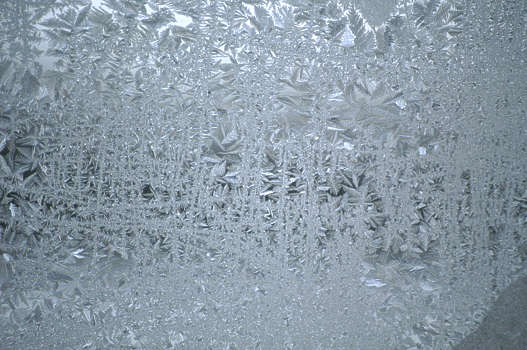
#> input picture src/data_creation/augmentation/frost/frost4.jpg, 527 x 350 px
$ python -i geometry.py   (imports and definitions only)
#> lines starting #> are read from the running program, lines starting #| are printed output that depends on the picture
#> further down, picture is the input picture: PIL image 527x350 RGB; mean R, G, B 137.6, 152.8, 165.2

import cv2
import numpy as np
from PIL import Image, ImageOps

'''
    PIL resize (W,H)
    Torch resize is (H,W)
'''
class Shrink:
    # [71 lines left out: functions __init__, __call__, not called in this run]


class Rotate:
    def __init__(self, square_side=224):
        self.side = square_side

    def __call__(self, img, iscurve=False, mag=-1, prob=1.):
#> called with iscurve = False, mag = -1, prob = 1
        if np.random.uniform(0,1) > prob:
            return img

        W, H = img.size
#> W = 527; H = 350

        if H!=self.side or W!=self.side:
            img = img.resize((self.side, self.side), Image.BICUBIC)
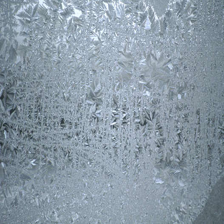
#> img: PIL image 224x224 RGB; mean R, G, B 137.6, 152.8, 165.2

        b = [20., 40, 60]
        if mag<0 or mag>=len(b):
            index = 1
        else:
            index = mag
        rotate_angle = b[index]

        angle = np.random.uniform(rotate_angle-20, rotate_angle)
        if np.random.uniform(0, 1) < 0.5:
            angle = -angle

        #angle = np.random.normal(loc=0., scale=rotate_angle)
        #angle = min(angle, 2*rotate_angle)
        #angle = max(angle, -2*rotate_angle)

        expand = False if iscurve else True
        img = img.rotate(angle=angle, resample=Image.BICUBIC, expand=expand)
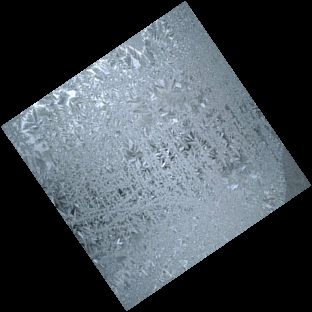
#> img: PIL image 312x312 RGB; mean R, G, B 70.7, 78.5, 84.9
        img = img.resize((W, H), Image.BICUBIC)
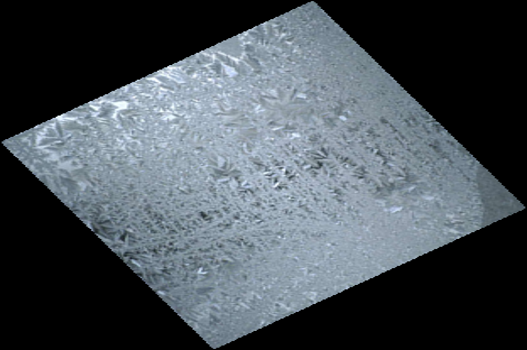
#> img: PIL image 527x350 RGB; mean R, G, B 70.7, 78.5, 84.9

        return img

class Perspective:
    def __init__(self):
        pass

    # [32 lines left out: function __call__, not called in this run]


class Flip:
    def __init__(self):
        pass

    def __call__(self, img, mag=-1):
        img = img.transpose(Image.FLIP_LEFT_RIGHT)
        return img


class TranslateX:
    def __init__(self):
        pass

    # [16 lines left out: function __call__, not called in this run]


class TranslateY:
    def __init__(self):
        pass

    # [16 lines left out: function __call__, not called in this run]


class TranslateXAbs:
    def __init__(self):
        pass

    # [9 lines left out: function __call__, not called in this run]


class TranslateYAbs:
    def __init__(self):
        pass

    # [9 lines left out: function __call__, not called in this run]

>>> from PIL import Image
>>> picture = Image.open('frost/frost4.jpg')
>>> result = Rotate()(picture)

$ run again, on src/data_creation/augmentation/frost/frost5.jpg
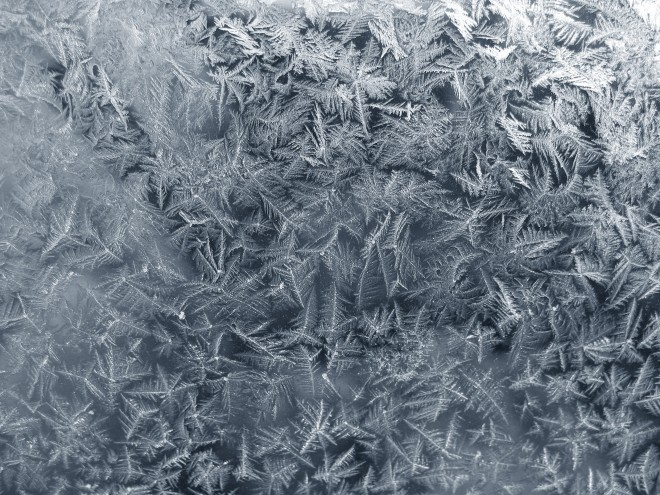
#> input picture src/data_creation/augmentation/frost/frost5.jpg, 660 x 495 px
#> picture is the input picture: PIL image 660x495 RGB; mean R, G, B 112.4, 123.4, 134.8
#> in __call__, `img = img.rotate(angle=angle, resample=Image.BICUBIC, expand=expand)`:
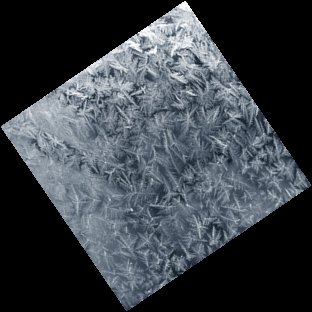
#> img: PIL image 312x312 RGB; mean R, G, B 57.7, 63.3, 69.2
#> in __call__, `img = img.resize((W, H), Image.BICUBIC)`:
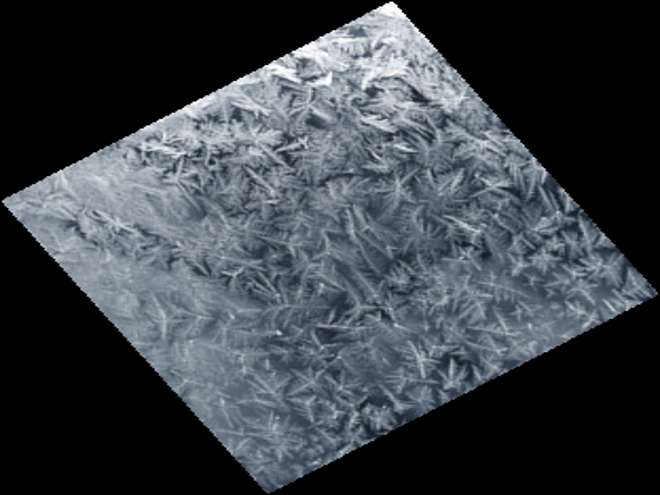
#> img: PIL image 660x495 RGB; mean R, G, B 57.7, 63.4, 69.3

$ run again, on src/data_creation/augmentation/frost/frost6.jpg
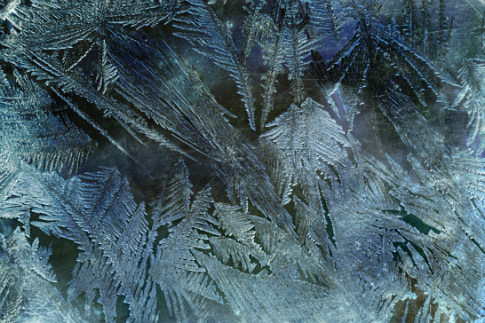
#> input picture src/data_creation/augmentation/frost/frost6.jpg, 485 x 323 px
#> picture is the input picture: PIL image 485x323 RGB; mean R, G, B 71.4, 95.4, 104.5
#> in __call__, `img = img.rotate(angle=angle, resample=Image.BICUBIC, expand=expand)`:
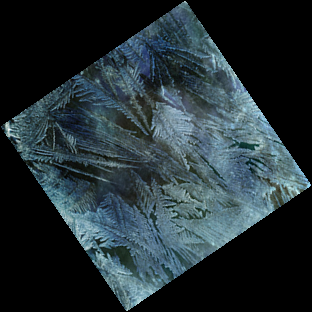
#> img: PIL image 312x312 RGB; mean R, G, B 36.6, 48.9, 53.6
#> in __call__, `img = img.resize((W, H), Image.BICUBIC)`:
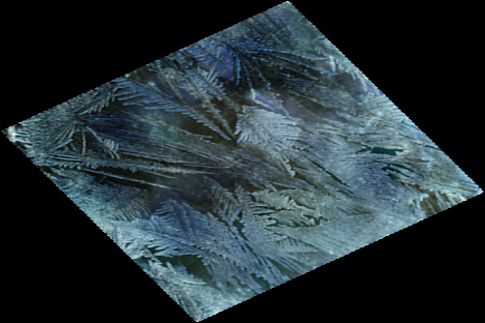
#> img: PIL image 485x323 RGB; mean R, G, B 36.6, 49, 53.7

$ run again, on src/data_creation/augmentation/frost/frost1.png
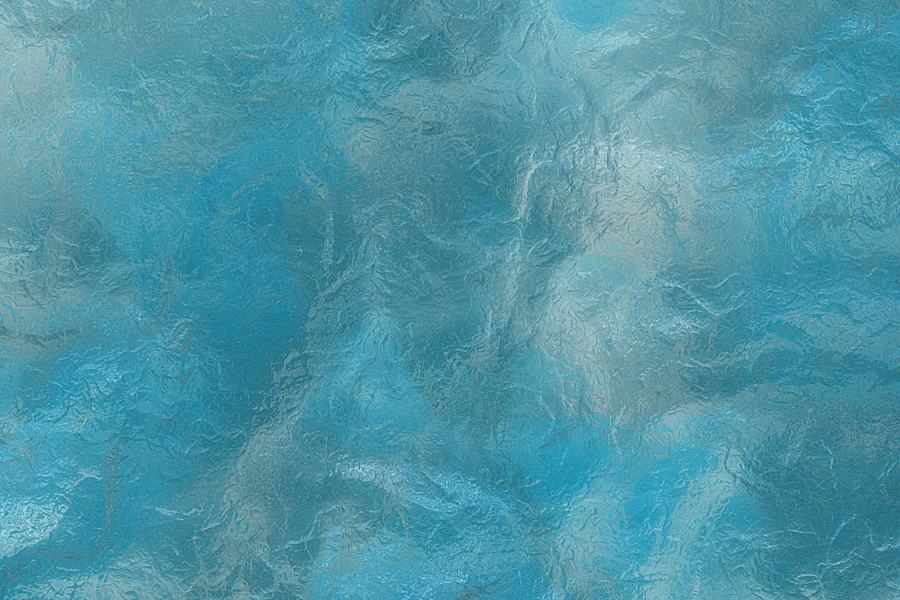
#> input picture src/data_creation/augmentation/frost/frost1.png, 900 x 600 px
#> picture is the input picture: PIL image 900x600 RGBA; mean R, G, B, A 77.7, 149.1, 165.7, 255
#> in __call__, `img = img.rotate(angle=angle, resample=Image.BICUBIC, expand=expand)`:
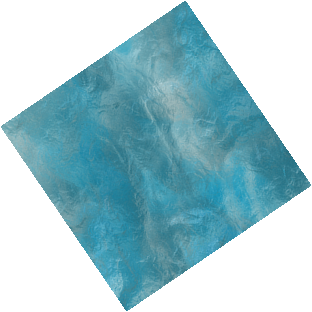
#> img: PIL image 312x312 RGBA; mean R, G, B, A 39.8, 76.6, 85.2, 131.5; transparent parts drawn white
#> in __call__, `img = img.resize((W, H), Image.BICUBIC)`:
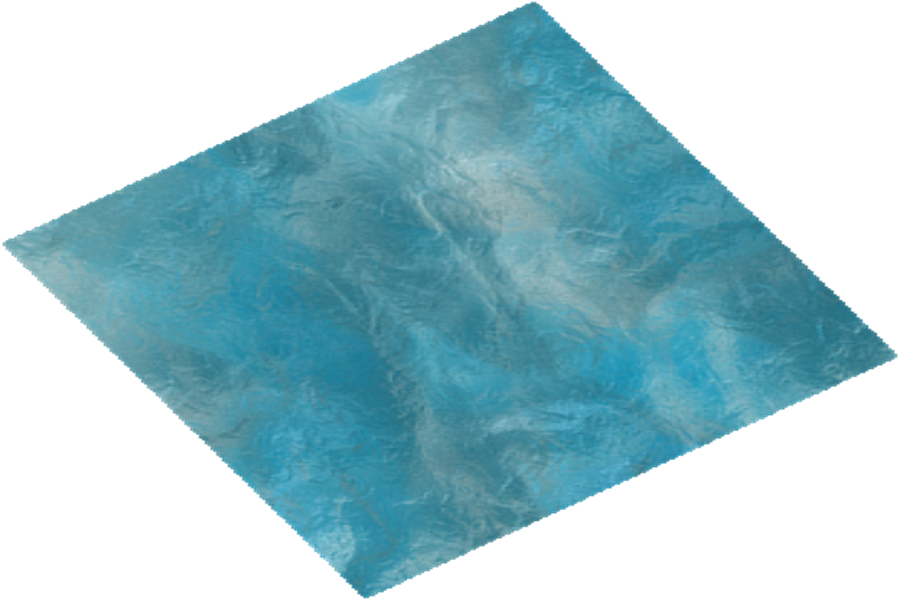
#> img: PIL image 900x600 RGBA; mean R, G, B, A 40.3, 77.5, 86.2, 131.5; transparent parts drawn white
